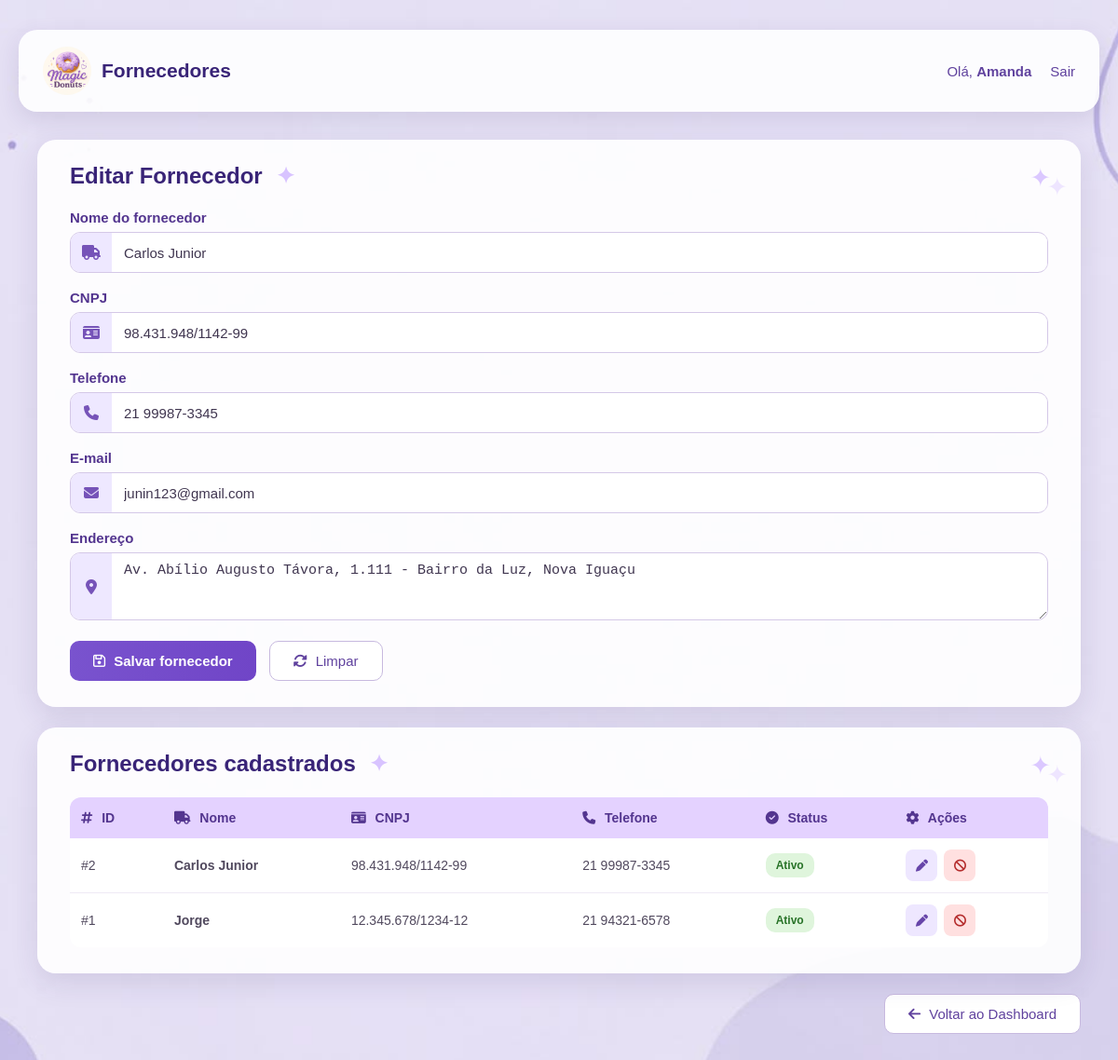
The page /magicdonuts/index.php?controller=fornecedor&action=index&id=2 (signed in) on the database its author committed.
### tables this page shows
CREATE TABLE `fornecedor` (
  `id` int(11) NOT NULL,
  `nome` varchar(100) NOT NULL,
  `cnpj` varchar(20) NOT NULL,
  `telefone` varchar(20) DEFAULT NULL,
  `email` varchar(100) DEFAULT NULL,
  `endereco` varchar(255) DEFAULT NULL,
  `ativo` tinyint(1) NOT NULL DEFAULT 1
);

### magicdonuts/controllers/FornecedorController.php (called while the page is built, shortened)
<?php
require_once __DIR__ . '/../models/Fornecedor.php';
class FornecedorController
{
    public function index(): void
    {
        $fornecedorModel = new Fornecedor();
        $fornecedores = $fornecedorModel->listarTodos();
        $editar = null;
        if (isset($_GET['id'])) {
            $editar = $fornecedorModel->buscarPorId((int) $_GET['id']);
        }
        require_once __DIR__ . '/../views/fornecedores.php';
    }
}

### magicdonuts/index.php (called while the page is built, shortened)
<?php
require_once __DIR__ . '/config/db.php';
$controller = $_GET['controller'] ?? 'auth';
$action = $_GET['action'] ?? 'form';
switch ($controller) {
        case 'fornecedor':
    require_once __DIR__ . '/controllers/FornecedorController.php';
    $c = new FornecedorController();
    break;
}
$c->$action();

### magicdonuts/config/db.php (called while the page is built)
<?php
class Database
{
private static $conn = null;
public static function getConnection()
{
    if (self::$conn === null) {
        try {
self::$conn = new PDO(
"mysql:host=localhost;dbname=magicdonuts;charset=utf8mb4",
"root",
"",
    [
    PDO::ATTR_ERRMODE => PDO::ERRMODE_EXCEPTION,
    PDO::ATTR_DEFAULT_FETCH_MODE => PDO::FETCH_ASSOC
    ]
);
} catch (PDOException $e) {
 die("Erro ao conectar ao banco de dados:" . $e->getMessage());
}
}
return self::$conn;
}
}

### magicdonuts/models/Fornecedor.php (called while the page is built, shortened)
<?php
require_once __DIR__ . '/../config/db.php';
class Fornecedor
{
    private PDO $conn;
    public function __construct()
    {
        $this->conn = Database::getConnection();
    }
    public function listarTodos(): array
    {
        $sql = "SELECT id, nome, cnpj, telefone, email, endereco, ativo
                FROM fornecedor
                ORDER BY nome";
        return $this->conn->query($sql)->fetchAll();
    }
    public function buscarPorId(int $id): ?array
    {
        $stmt = $this->conn->prepare(
            "SELECT * FROM fornecedor WHERE id = :id"
        );
        $stmt->execute([':id' => $id]);
        $r = $stmt->fetch();
        return $r ?: null;
    }
}

### magicdonuts/views/fornecedores.php (the view, shortened to what this page needs)
<?php
$nomeUser = $_SESSION['nome'] ?? 'Usuário';
?>
<!doctype html>
<html lang="pt-br">
<head>
    <link rel="stylesheet" href="/magicdonuts/public/assets/css/style.css">
    <link rel="stylesheet" href="https://cdnjs.cloudflare.com/ajax/libs/font-awesome/6.5.2/css/all.min.css">
</head>
<body class="produtos-body">
<header class="produtos-header">
    <div class="produtos-header-inner">
        <a href="/magicdonuts/index.php?controller=auth&action=dashboard"
           class="produtos-brand">
            <img src="/magicdonuts/imagem/logo.jpg"
                 alt="Magic Donuts"
                 class="produtos-logo">
            <strong>Fornecedores</strong>
        </a>
        <div class="produtos-user">
            <span>
                Olá,
                <strong><?= htmlspecialchars($nomeUser) ?></strong>
            </span>
            <a href="/magicdonuts/index.php?controller=auth&action=logout">
                Sair
            </a>
        </div>
    </div>
</header>
<main class="produtos-main">
    <section class="produto-card">
        <div class="section-title">
            <h1>
                <?= $editar ? 'Editar Fornecedor' : 'Cadastrar Fornecedor' ?>
                <span class="title-sparkles">✦</span>
            </h1>
        </div>
        <form method="post"
              action="/magicdonuts/index.php?controller=fornecedor&action=salvar"
              class="produto-form">
            <div class="produto-form-group">
                <label for="nome">Nome do fornecedor</label>
                <div class="produto-input-wrapper">
                    <div class="produto-input-icon">
                        <i class="fa-solid fa-truck"></i>
                    </div>
                    <input
                        class="produto-input"
                        id="nome"
                        type="text"
                        name="nome"
                        required
                        placeholder="Digite o nome do fornecedor"
                        value="<?= $editar ? htmlspecialchars($editar['nome']) : '' ?>"
                    >
                </div>
            </div>
            <div class="produto-form-group">
                <label for="cnpj">CNPJ</label>
                <div class="produto-input-wrapper">
                    <div class="produto-input-icon">
                        <i class="fa-solid fa-id-card"></i>
                    </div>
                    <input
                        class="produto-input"
                        id="cnpj"
                        type="text"
                        name="cnpj"
                        placeholder="Digite o CNPJ"
                        value="<?= $editar ? htmlspecialchars($editar['cnpj'] ?? '') : '' ?>"
                    >
                </div>
            </div>
            <div class="produto-form-group">
                <label for="telefone">Telefone</label>
                <div class="produto-input-wrapper">
                    <div class="produto-input-icon">
                        <i class="fa-solid fa-phone"></i>
                    </div>
                    <input
                        class="produto-input"
                        id="telefone"
                        type="text"
                        name="telefone"
                        placeholder="Digite o telefone"
                        value="<?= $editar ? htmlspecialchars($editar['telefone'] ?? '') : '' ?>"
                    >
                </div>
            </div>
            <div class="produto-form-group">
                <label for="email">E-mail</label>
                <div class="produto-input-wrapper">
                    <div class="produto-input-icon">
                        <i class="fa-solid fa-envelope"></i>
                    </div>
                    <input
                        class="produto-input"
                        id="email"
                        type="email"
                        name="email"
                        placeholder="fornecedor@exemplo.com"
                        value="<?= $editar ? htmlspecialchars($editar['email'] ?? '') : '' ?>"
                    >
                </div>
            </div>
            <div class="produto-form-group">
                <label for="endereco">Endereço</label>
                <div class="produto-input-wrapper">
                    <div class="produto-input-icon">
                        <i class="fa-solid fa-location-dot"></i>
                    </div>
                    <textarea
                        class="produto-input"
                        id="endereco"
                        name="endereco"
                        rows="3"
                        placeholder="Digite o endereço do fornecedor"
                    ><?= $editar ? htmlspecialchars($editar['endereco'] ?? '') : '' ?></textarea>
                </div>
            </div>
            <div class="produto-actions">
                <button class="produto-btn produto-btn-primary" type="submit">
                    <i class="fa-regular fa-floppy-disk"></i>
                    Salvar fornecedor
                </button>
                <a
                    class="produto-btn produto-btn-secondary"
                    href="/magicdonuts/index.php?controller=fornecedor&action=index"
                >
                    <i class="fa-solid fa-rotate"></i>
                    Limpar
                </a>
            </div>
        </form>
    </section>
    <section class="produto-card lista-produtos-card">
        <div class="section-title">
            <h2>
                Fornecedores cadastrados
                <span class="title-sparkles">✦</span>
            </h2>
        </div>
        <div class="table-wrapper">
            <table class="produtos-table">
                <thead>
                    <tr>
                        <th><i class="fa-solid fa-hashtag"></i> ID</th>
                        <th><i class="fa-solid fa-truck"></i> Nome</th>
                        <th><i class="fa-solid fa-id-card"></i> CNPJ</th>
                        <th><i class="fa-solid fa-phone"></i> Telefone</th>
                        <th><i class="fa-solid fa-circle-check"></i> Status</th>
                        <th><i class="fa-solid fa-gear"></i> Ações</th>
                    </tr>
                </thead>
                <tbody>
                    <?php if (!empty($fornecedores)): ?>
                        <?php foreach ($fornecedores as $f): ?>
                            <tr>
                                <td>#<?= (int) $f['id'] ?></td>
                                <td>
                                    <strong><?= htmlspecialchars($f['nome']) ?></strong>
                                </td>
                                <td>
                                    <?= htmlspecialchars($f['cnpj'] ?? '-') ?>
                                </td>
                                <td>
                                    <?= htmlspecialchars($f['telefone'] ?? '-') ?>
                                </td>
                                <td>
                                    <?php if ((int) $f['ativo'] === 1): ?>
                                        <span class="tag ok">Ativo</span>
                                    <?php else: ?>
                                        <span class="tag off">Inativo</span>
                                    <?php endif; ?>
                                </td>
                                <td>
                                    <div class="produto-table-actions">
                                        <a
                                            class="table-btn table-btn-edit"
                                            href="/magicdonuts/index.php?controller=fornecedor&action=index&id=<?= (int) $f['id'] ?>"
                                            title="Editar fornecedor"
                                        >
                                            <i class="fa-solid fa-pen"></i>
                                        </a>
                                        <?php if ((int) $f['ativo'] === 1): ?>
                                            <a
                                                class="table-btn table-btn-delete"
                                                href="/magicdonuts/index.php?controller=fornecedor&action=toggle&id=<?= (int) $f['id'] ?>&ativo=0"
                                                onclick="return confirm('Inativar este fornecedor?')"
                                                title="Inativar fornecedor"
                                            >
                                                <i class="fa-solid fa-ban"></i>
                                            </a>
                                        <?php endif; ?>
                                    </div>
                                </td>
                            </tr>
                        <?php endforeach; ?>
                    <?php endif; ?>
                </tbody>
            </table>
        </div>
    </section>
    <div style="display: flex; justify-content: flex-end; margin-top: 20px; margin-bottom: 20px;">
        <a
            href="/magicdonuts/index.php?controller=auth&action=dashboard"
            class="produto-btn produto-btn-secondary"
        >
            <i class="fa-solid fa-arrow-left"></i>
            Voltar ao Dashboard
        </a>
    </div>
</main>
</body>
</html>

### magicdonuts/public/assets/css/style.css (style rules this page uses)
* { margin:0; padding:0; box-sizing:border-box; }
body { font-family:Arial, sans-serif; min-height:100vh; display:flex; justify-content:center; align-items:center; background-image:url("../../../imagem/novofundo.jpg"); background-size:cover; background-position:center; background-repeat:no-repeat; }
.produtos-body { min-height:100vh; display:block; padding:0; background-image:url("../../../imagem/novofundo.jpg"); background-size:cover; background-position:center; background-repeat:no-repeat; }
.produtos-header { padding:32px 20px 0; }
.produtos-header-inner { width:100%; max-width:1160px; min-height:88px; margin:auto; padding:14px 26px; display:flex; align-items:center; justify-content:space-between; gap:25px; background:rgba(255,255,255,0.90); border-radius:20px; box-shadow: 0 8px 25px rgba(60,38,110,0.12); }
.produtos-brand { display:flex; align-items:center; gap:11px; color:#392477; text-decoration:none; font-size:21px; white-space:nowrap; }
.produtos-logo { width:52px; height:52px; object-fit:cover; border-radius:50%; }
.produtos-user { display:flex; align-items:center; gap:20px; color:#60429e; white-space:nowrap; font-size:15px; }
.produtos-user a { color:#60429e; text-decoration:none; font-weight:500; }
.produtos-main { width:100%; max-width:1160px; margin:30px auto 55px; padding:0 20px; }
.produto-card { position:relative; background:rgba(255,255,255,0.91); border-radius:20px; padding:25px 35px 28px; margin-bottom:22px; box-shadow: 0 10px 30px rgba(60,38,110,0.12); overflow:hidden; }
.produto-card::after { content:"✦"; position:absolute; right:32px; top:25px; color:#dbc8ff; font-size:27px; text-shadow: 18px 10px 0 #eee5ff; }
.section-title { position:relative; z-index:2; margin-bottom:22px; }
.section-title h1, .section-title h2 { color:#392477; font-size:24px; font-weight:700; }
.title-sparkles { color:#d8c3ff; margin-left:8px; }
.produto-form { width:100%; position:relative; z-index:2; }
.produto-form-group { margin-bottom:18px; }
.produto-form-group label { display:block; margin-bottom:7px; color:#53358f; font-size:15px; font-weight:600; }
.produto-input-wrapper { width:100%; min-height:42px; display:flex; align-items:center; border:1px solid #d4c8e7; border-radius:11px; overflow:hidden; background:#ffffff; transition:0.2s; }
.produto-input-icon { width:44px; min-height:42px; align-self:stretch; display:flex; align-items:center; justify-content:center; color:#7653b8; background:#eee8ff; flex-shrink:0; }
.produto-input { flex:1; width:100%; min-width:0; border:none; outline:none; background:#ffffff; color:#403650; font-size:15px; padding:10px 13px; }
.produto-actions { display:flex; gap:14px; margin-top:22px; }
.produto-btn { min-height:43px; padding:10px 25px; border-radius:10px; text-decoration:none; display:inline-flex; align-items:center; justify-content:center; gap:9px; font-size:15px; cursor:pointer; transition:0.2s; }
.produto-btn-primary { border:none; background:linear-gradient( 90deg, #7953ce, #7045c7 ); color:white; font-weight:600; }
.produto-btn-secondary { border:1px solid #c7b9df; background:white; color:#60429e; }
.table-wrapper { width:100%; overflow-x:auto; position:relative; z-index:2; }
.produtos-table { width:100%; border-collapse:separate; border-spacing:0; background:#ffffff; overflow:hidden; border-radius:12px; }
.produtos-table th { padding:14px 12px; background:#e4d2ff; color:#53358f; font-size:14px; text-align:left; white-space:nowrap; }
.produtos-table th i { margin-right:6px; }
.produtos-table td { padding:12px; border-bottom:1px solid #eee9f5; color:#51495e; font-size:14px; vertical-align:middle; }
.produtos-table tr:last-child td { border-bottom:none; }
.produtos-table tbody tr { transition:0.15s; }
.tag { display:inline-block; padding:6px 11px; border-radius:10px; font-size:12px; font-weight:bold; }
.tag.ok { background:#dff5dc; color:#287328; }
.produto-table-actions { display:flex; align-items:center; gap:7px; }
.table-btn { width:34px; height:34px; display:inline-flex; align-items:center; justify-content:center; border-radius:8px; text-decoration:none; transition:0.2s; font-size:13px; }
.table-btn-edit { background:#eee7ff; color:#6745a9; }
.table-btn-delete { background:#ffe0e0; color:#b52d2d; }
.input, textarea, select { width:100%; padding:14px; border:1px solid #ded8eb; border-radius:12px; background:#fff; font-size:15px; outline:none; }

### rows shown on the page
fornecedor: nome "Carlos Junior", cnpj "98.431.948/1142-99", telefone "21 99987-3345", email "junin123@gmail.com", endereco "Av. Abílio Augusto Távora, 1.111 - Bairro da Luz, Nova Iguaçu", id "2", ativo "Ativo"
fornecedor: id "1", nome "Jorge", cnpj "12.345.678/1234-12", telefone "21 94321-6578", ativo "Ativo"

### other values the page prints
$nomeUser "Amanda"
